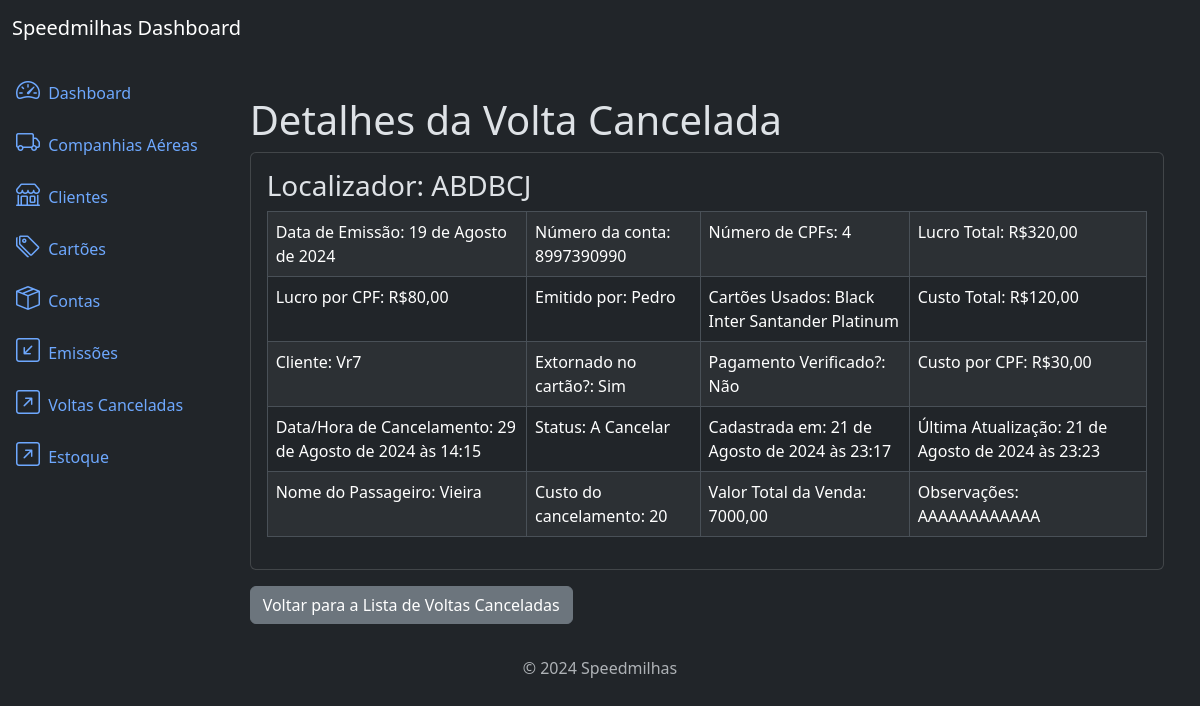
Page /canceledlap/2/detail/ on the committed database.
### canceled_laps/models.py (models this page shows, shortened)
class CanceledLap(models.Model):
    emission_date = models.DateField()
    account_login = models.CharField(max_length=200)
    individual_cost = models.DecimalField(max_digits=11, decimal_places=2)
    tickets_number = models.IntegerField()
    individual_profit = models.DecimalField(max_digits=11, decimal_places=2)
    client = models.ForeignKey(Client, on_delete=models.PROTECT, related_name='canceled_laps')
    posted_by = models.CharField(max_length=50)
    credit_card = models.ManyToManyField(Card, related_name='canceled_laps')
    total_selling_price = models.DecimalField(max_digits=11, decimal_places=2, blank=True, null=True)
    refunded_on_card = models.BooleanField(default=False)
    cancellation_cost = models.CharField(max_length=100, blank=True, null=True)
    payment_verified = models.BooleanField(default=False)
    ticket_locator = models.CharField(max_length=20)
    passenger_last_name = models.CharField(max_length=40, blank=True, null=True)
    cancellation_datetime = models.DateTimeField()
    status = models.CharField(max_length=100, choices=STATUS_OPTIONS)
    annotations = models.TextField(blank=True, null=True)
    total_cost = models.DecimalField(max_digits=11, decimal_places=2)
    total_profit = models.DecimalField(max_digits=11, decimal_places=2)
    created_at = models.DateTimeField(auto_now_add=True)
    updated_at = models.DateTimeField(auto_now=True)
    class Meta:
        ordering = ['-created_at']

### cards/models.py (models this page shows, shortened)
class Card(models.Model):
    name = models.CharField(max_length=50)
    owner = models.CharField(max_length=200)
    description = models.TextField(null=True, blank=True)
    created_at = models.DateField(auto_now_add=True)
    updated_at = models.DateField(auto_now=True)
    class Meta:
        ordering = ['owner']

### clients/models.py (models this page shows)
class Client(models.Model):
    name = models.CharField(max_length=50)
    description = models.TextField(null=True, blank=True)
    created_at = models.DateField(auto_now_add=True)
    updated_at = models.DateField(auto_now=True)
    class Meta:
        ordering = ['name']
    def __str__(self) -> str:
        return self.name

### canceled_laps/views.py (the view)
# urls.py: path('canceledlap/<int:pk>/detail/', CanceledLapsDetailView.as_view(), name='canceledlap_detail'),
class CanceledLapsDetailView(DetailView):
    model = CanceledLap
    template_name = 'canceledlap_detail.html'

### canceled_laps/templates/canceledlap_detail.html
{% extends 'base.html' %}
{% block content %}
<div class="container mt-4">
    <h3 class="display-6">Detalhes da Volta Cancelada</h3>
    <div class="card">
        <div class="card-body">
            <h3 class="card-text">Localizador: {{ object.ticket_locator }}</h3>
            <table class="table table-bordered table-striped table-hover table-responsive">
                <tbody>
                    <tr>
                        <td class="card-title">Data de Emissão: {{ object.emission_date }}</td>
                        <td class="card-text">Número da conta: {{ object.account_login }}</td>
                        <td class="card-text">Número de CPFs: {{ object.tickets_number }}</td>
                        <td class="card-text">Lucro Total: R${{ object.total_profit }}</td>
                    </tr>
                    <tr>
                        <td class="card-text">Lucro por CPF: R${{ object.individual_profit }}</td>
                        <td class="card-text">Emitido por: {{ object.posted_by }}</td>
                        <td class="card-text">Cartões Usados: {% for card in object.credit_card.all %}{{ card.name }} {% endfor %}</td>
                        <td class="card-text">Custo Total: R${{ object.total_cost }}</td>
                    </tr>
                    <tr>
                        <td class="card-text">Cliente: {{ object.client }}</td>
                        <td class="card-text">Extornado no cartão?: {% if object.refunded_on_card %}Sim{% else %}Não{% endif %}</td>
                        <td class="card-text">Pagamento Verificado?: {% if object.payment_verified %}Sim{% else %}Não{% endif %}</td>
                        <td class="card-text">Custo por CPF: R${{ object.individual_cost }}</td>
                    </tr>
                    <tr>
                        <td class="card-text">Data/Hora de Cancelamento: {{ object.cancellation_datetime }}</td>
                        <td class="card-text">Status: {{ object.status }}</td>
                        <td class="card-text">Cadastrada em: {{ object.created_at }}</td>
                        <td class="card-text">Última Atualização: {{ object.updated_at }}</td>
                    </tr>
                    <tr>
                        <td class="card-text">Nome do Passageiro: {% if object.passenger_last_name %}{{ object.passenger_last_name }}{% endif %}</td>
                        <td class="card-text">Custo do cancelamento: {% if object.cancellation_cost %}{{ object.cancellation_cost }}{% endif %}</td>
                        <td class="card-text">Valor Total da Venda: {% if object.total_selling_price %}{{ object.total_selling_price }}{% endif %}</td>
                        <td class="card-text">Observações: {% if object.annotations %}{{ object.annotations }}{% endif %}</td>
                    </tr>
                </tbody>
            </table>
        </div>
    </div>
    <a href="{% url 'canceledlap_list' %}" class="btn btn-secondary mt-3">Voltar para a Lista de Voltas Canceladas</a>
</div>
{% endblock %}

### rows in the picture
CanceledLap: ticket_locator "ABDBCJ", emission_date "19 de Agosto de 2024", account_login "8997390990", tickets_number "4", total_profit "320,00", individual_profit "80,00", posted_by "Pedro", total_cost "120,00", client "Vr7", individual_cost "30,00", cancellation_datetime "29 de Agosto de 2024 às 14:15", status "A Cancelar", created_at "21 de Agosto de 2024 às 23:17", updated_at "21 de Agosto de 2024 às 23:23", passenger_last_name "Vieira", cancellation_cost "20", total_selling_price "7000,00", annotations "AAAAAAAAAAAA"
Card: name "Black Inter"
Card: name "Santander Platinum"
